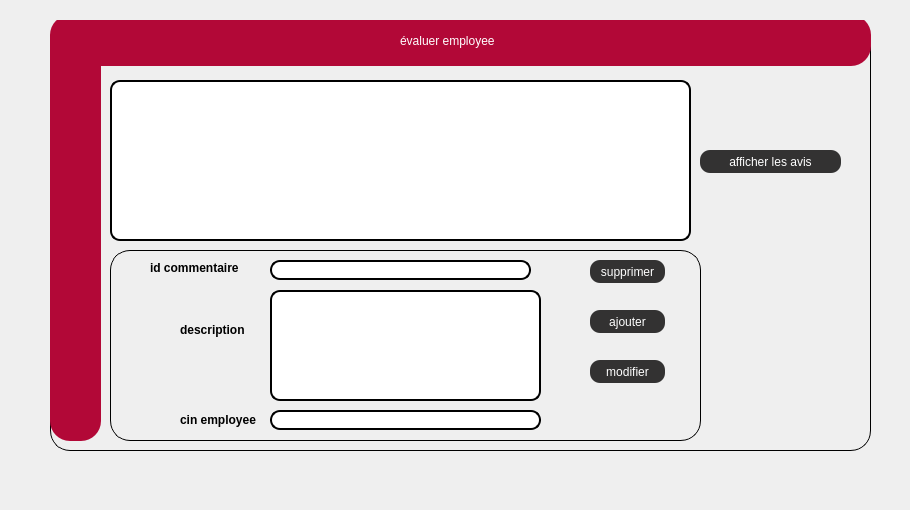
       <widget class="QWidget" name="tab_2">
        <attribute name="title">
         <string>évaluer</string>
        </attribute>
        <widget class="QLabel" name="back_rep_20">
         <property name="geometry">
          <rect>
           <x>0</x>
           <y>0</y>
           <width>901</width>
           <height>501</height>
          </rect>
         </property>
         <property name="styleSheet">
          <string notr="true">background-image: url(:/img/img/AA.jpg);</string>
         </property>
         <property name="text">
          <string/>
         </property>
        </widget>
        <widget class="QGroupBox" name="groupBox_45">
         <property name="geometry">
          <rect>
           <x>50</x>
           <y>20</y>
           <width>821</width>
           <height>431</height>
          </rect>
         </property>
         <property name="styleSheet">
          <string notr="true">
QGroupBox  {
    border: 1px solid;
    
  
    border-radius: 20px;
}</string>
         </property>
         <property name="title">
          <string/>
         </property>
         <widget class="QLabel" name="label_redEq_30">
          <property name="geometry">
           <rect>
            <x>0</x>
            <y>-5</y>
            <width>821</width>
            <height>51</height>
           </rect>
          </property>
          <property name="styleSheet">
           <string notr="true">color:white;

background:#b20837;
border-radius:20px;</string>
          </property>
          <property name="text">
           <string/>
          </property>
         </widget>
         <widget class="QLabel" name="label_RedEq2_30">
          <property name="geometry">
           <rect>
            <x>0</x>
            <y>0</y>
            <width>51</width>
            <height>421</height>
           </rect>
          </property>
          <property name="styleSheet">
           <string notr="true">color:white;

background:#b20837;
border-radius:20px;</string>
          </property>
          <property name="text">
           <string/>
          </property>
         </widget>
         <widget class="QLabel" name="label_AjEq_30">
          <property name="geometry">
           <rect>
            <x>350</x>
            <y>10</y>
            <width>211</width>
            <height>21</height>
           </rect>
          </property>
          <property name="styleSheet">
           <string notr="true">color:white;
font: 75 10pt &quot;Source Code Pro&quot;;
	font: 87 10pt &quot;Nexa Rust Sans Black 01&quot;;
background:#b20837;
border-radius:10px;</string>
          </property>
          <property name="text">
           <string>évaluer employee</string>
          </property>
         </widget>
         <widget class="QTableView" name="listecomm">
          <property name="geometry">
           <rect>
            <x>60</x>
            <y>60</y>
            <width>581</width>
            <height>161</height>
           </rect>
          </property>
          <property name="styleSheet">
           <string notr="true">border: 2px solid black;
border-radius: 10px;
padding: 0 8px;
background: white;
selection-background-color: gray;</string>
          </property>
         </widget>
         <widget class="QPushButton" name="afficherlesavis">
          <property name="geometry">
           <rect>
            <x>650</x>
            <y>130</y>
            <width>141</width>
            <height>23</height>
           </rect>
          </property>
          <property name="styleSheet">
           <string notr="true">QPushButton{
    color:white;
	font: 75 10pt &quot;Source Code Pro&quot;;
	font: 87 7pt &quot;Nexa Rust Sans Black 01&quot;;
    background-color: rgb(51, 50, 50);
background:  rgb(51, 50, 50);
border-radius:10px;
}
QPushButton:hover
{
color:white;

background:#b20837;
border-radius:10px;
}
</string>
          </property>
          <property name="text">
           <string>afficher les avis</string>
          </property>
         </widget>
         <widget class="QGroupBox" name="groupBox_5">
          <property name="geometry">
           <rect>
            <x>60</x>
            <y>230</y>
            <width>591</width>
            <height>191</height>
           </rect>
          </property>
          <property name="title">
           <string/>
          </property>
          <widget class="QTextEdit" name="comm">
           <property name="geometry">
            <rect>
             <x>160</x>
             <y>40</y>
             <width>271</width>
             <height>111</height>
            </rect>
           </property>
           <property name="styleSheet">
            <string notr="true">border: 2px solid black;
border-radius: 10px;
padding: 0 8px;
background: white;
selection-background-color: gray;</string>
           </property>
          </widget>
          <widget class="QLineEdit" name="lineEditid">
           <property name="geometry">
            <rect>
             <x>160</x>
             <y>10</y>
             <width>261</width>
             <height>20</height>
            </rect>
           </property>
           <property name="styleSheet">
            <string notr="true">border: 2px solid black;
border-radius: 10px;
padding: 0 8px;
background: white;
selection-background-color: gray;</string>
           </property>
          </widget>
          <widget class="QPushButton" name="suppcomm">
           <property name="geometry">
            <rect>
             <x>480</x>
             <y>10</y>
             <width>75</width>
             <height>23</height>
            </rect>
           </property>
           <property name="styleSheet">
            <string notr="true">QPushButton{
    color:white;
	font: 75 10pt &quot;Source Code Pro&quot;;
	font: 87 7pt &quot;Nexa Rust Sans Black 01&quot;;
    background-color: rgb(51, 50, 50);
background:  rgb(51, 50, 50);
border-radius:10px;
}
QPushButton:hover
{
color:white;

background:#b20837;
border-radius:10px;
}
</string>
           </property>
           <property name="text">
            <string>supprimer</string>
           </property>
          </widget>
          <widget class="QPushButton" name="ajoucomm">
           <property name="geometry">
            <rect>
             <x>480</x>
             <y>60</y>
             <width>75</width>
             <height>23</height>
            </rect>
           </property>
           <property name="styleSheet">
            <string notr="true">QPushButton{
    color:white;
	font: 75 10pt &quot;Source Code Pro&quot;;
	font: 87 7pt &quot;Nexa Rust Sans Black 01&quot;;
    background-color: rgb(51, 50, 50);
background:  rgb(51, 50, 50);
border-radius:10px;
}
QPushButton:hover
{
color:white;

background:#b20837;
border-radius:10px;
}
</string>
           </property>
           <property name="text">
            <string>ajouter</string>
           </property>
          </widget>
          <widget class="QPushButton" name="editcomm">
           <property name="geometry">
            <rect>
             <x>480</x>
             <y>110</y>
             <width>75</width>
             <height>23</height>
            </rect>
           </property>
           <property name="styleSheet">
            <string notr="true">QPushButton{
    color:white;
	font: 75 10pt &quot;Source Code Pro&quot;;
	font: 87 7pt &quot;Nexa Rust Sans Black 01&quot;;
    background-color: rgb(51, 50, 50);
background:  rgb(51, 50, 50);
border-radius:10px;
}
QPushButton:hover
{
color:white;

background:#b20837;
border-radius:10px;
}
</string>
           </property>
           <property name="text">
            <string>modifier</string>
           </property>
          </widget>
          <widget class="QLineEdit" name="emp">
           <property name="geometry">
            <rect>
             <x>160</x>
             <y>160</y>
             <width>271</width>
             <height>20</height>
            </rect>
           </property>
           <property name="styleSheet">
            <string notr="true">border: 2px solid black;
border-radius: 10px;
padding: 0 8px;
background: white;
selection-background-color: gray;</string>
           </property>
          </widget>
          <widget class="QLabel" name="label_12">
           <property name="geometry">
            <rect>
             <x>70</x>
             <y>160</y>
             <width>81</width>
             <height>20</height>
            </rect>
           </property>
           <property name="font">
            <font>
             <pointsize>9</pointsize>
             <weight>75</weight>
             <bold>true</bold>
            </font>
           </property>
           <property name="text">
            <string>cin employee</string>
           </property>
          </widget>
          <widget class="QLabel" name="label_16">
           <property name="geometry">
            <rect>
             <x>40</x>
             <y>10</y>
             <width>101</width>
             <height>16</height>
            </rect>
           </property>
           <property name="font">
            <font>
             <pointsize>9</pointsize>
             <weight>75</weight>
             <bold>true</bold>
            </font>
           </property>
           <property name="text">
            <string>id commentaire</string>
           </property>
          </widget>
          <widget class="QLabel" name="label_13">
           <property name="geometry">
            <rect>
             <x>70</x>
             <y>70</y>
             <width>81</width>
             <height>20</height>
            </rect>
           </property>
           <property name="font">
            <font>
             <pointsize>9</pointsize>
             <weight>75</weight>
             <bold>true</bold>
            </font>
           </property>
           <property name="text">
            <string>description</string>
           </property>
          </widget>
         </widget>
         <zorder>groupBox_5</zorder>
         <zorder>label_redEq_30</zorder>
         <zorder>label_RedEq2_30</zorder>
         <zorder>label_AjEq_30</zorder>
         <zorder>listecomm</zorder>
         <zorder>afficherlesavis</zorder>
        </widget>
       </widget>
